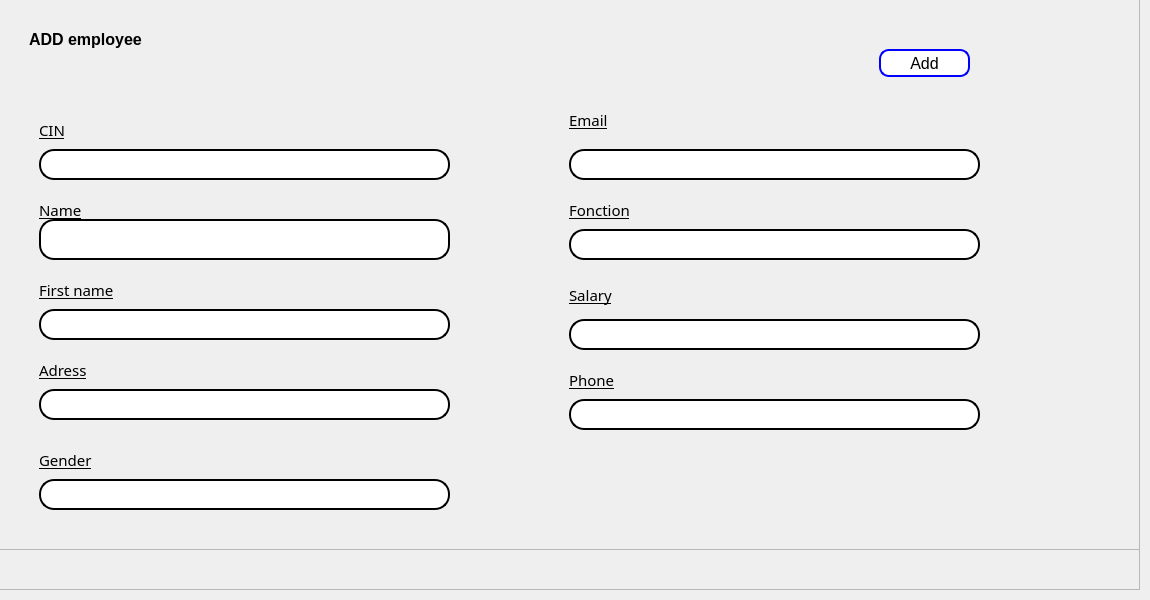
      <widget class="QWidget" name="gestion_employes">
       <attribute name="title">
        <string>Add</string>
       </attribute>
       <widget class="QFrame" name="frame_7">
        <property name="geometry">
         <rect>
          <x>-1</x>
          <y>-1</y>
          <width>1141</width>
          <height>591</height>
         </rect>
        </property>
        <property name="frameShape">
         <enum>QFrame::StyledPanel</enum>
        </property>
        <property name="frameShadow">
         <enum>QFrame::Raised</enum>
        </property>
        <widget class="QFrame" name="frame_8">
         <property name="geometry">
          <rect>
           <x>0</x>
           <y>0</y>
           <width>1141</width>
           <height>551</height>
          </rect>
         </property>
         <property name="frameShape">
          <enum>QFrame::StyledPanel</enum>
         </property>
         <property name="frameShadow">
          <enum>QFrame::Raised</enum>
         </property>
         <widget class="QLabel" name="label_7">
          <property name="geometry">
           <rect>
            <x>30</x>
            <y>20</y>
            <width>191</width>
            <height>41</height>
           </rect>
          </property>
          <property name="font">
           <font>
            <pointsize>12</pointsize>
            <weight>75</weight>
            <bold>true</bold>
           </font>
          </property>
          <property name="text">
           <string>ADD employee</string>
          </property>
         </widget>
         <widget class="QLabel" name="label_8">
          <property name="geometry">
           <rect>
            <x>40</x>
            <y>110</y>
            <width>291</width>
            <height>41</height>
           </rect>
          </property>
          <property name="font">
           <font>
            <family>Myanmar Text</family>
            <pointsize>11</pointsize>
            <underline>true</underline>
           </font>
          </property>
          <property name="text">
           <string>CIN</string>
          </property>
         </widget>
         <widget class="QLineEdit" name="CIN_LE">
          <property name="geometry">
           <rect>
            <x>40</x>
            <y>150</y>
            <width>411</width>
            <height>31</height>
           </rect>
          </property>
          <property name="styleSheet">
           <string notr="true">QLineEdit {
    border: 2px solid black;
    border-radius: 15px;
    padding: 5px;
    background-color: rgba(255, 255, 255);
    color: black;
}

QLineEdit:focus {
    border-color: black;
    background-color: rgba(248, 248, 248, 1);
}
</string>
          </property>
         </widget>
         <widget class="QLabel" name="label_11">
          <property name="geometry">
           <rect>
            <x>40</x>
            <y>190</y>
            <width>291</width>
            <height>41</height>
           </rect>
          </property>
          <property name="font">
           <font>
            <family>Myanmar Text</family>
            <pointsize>11</pointsize>
            <underline>true</underline>
           </font>
          </property>
          <property name="text">
           <string>Name</string>
          </property>
         </widget>
         <widget class="QLineEdit" name="nom_LE">
          <property name="geometry">
           <rect>
            <x>40</x>
            <y>220</y>
            <width>411</width>
            <height>41</height>
           </rect>
          </property>
          <property name="styleSheet">
           <string notr="true">QLineEdit {
    border: 2px solid black;
    border-radius: 15px;
    padding: 10px;
    background-color: rgba(255, 255, 255);
    color: black;
}

QLineEdit:focus {
    border-color: black;
    background-color: rgba(248, 248, 248, 1);
}
</string>
          </property>
         </widget>
         <widget class="QLabel" name="label_19">
          <property name="geometry">
           <rect>
            <x>40</x>
            <y>270</y>
            <width>291</width>
            <height>41</height>
           </rect>
          </property>
          <property name="font">
           <font>
            <family>Myanmar Text</family>
            <pointsize>11</pointsize>
            <underline>true</underline>
           </font>
          </property>
          <property name="text">
           <string>First name</string>
          </property>
         </widget>
         <widget class="QLineEdit" name="prenom_LE">
          <property name="geometry">
           <rect>
            <x>40</x>
            <y>310</y>
            <width>411</width>
            <height>31</height>
           </rect>
          </property>
          <property name="styleSheet">
           <string notr="true">QLineEdit {
    border: 2px solid black;
    border-radius: 15px;
    padding: 5px;
    background-color: rgba(255, 255, 255);
    color: black;
}

QLineEdit:focus {
    border-color: black;
    background-color: rgba(248, 248, 248, 1);
}
</string>
          </property>
         </widget>
         <widget class="QLabel" name="label_21">
          <property name="geometry">
           <rect>
            <x>40</x>
            <y>350</y>
            <width>291</width>
            <height>41</height>
           </rect>
          </property>
          <property name="font">
           <font>
            <family>Myanmar Text</family>
            <pointsize>11</pointsize>
            <underline>true</underline>
           </font>
          </property>
          <property name="text">
           <string>Adress</string>
          </property>
         </widget>
         <widget class="QLineEdit" name="adresse_LE">
          <property name="geometry">
           <rect>
            <x>40</x>
            <y>390</y>
            <width>411</width>
            <height>31</height>
           </rect>
          </property>
          <property name="styleSheet">
           <string notr="true">QLineEdit {
    border: 2px solid black;
    border-radius: 15px;
    padding: 5px;
    background-color: rgba(255, 255, 255);
    color: black;
}

QLineEdit:focus {
    border-color: black;
    background-color: rgba(248, 248, 248, 1);
}
</string>
          </property>
         </widget>
         <widget class="QLineEdit" name="salaire_LE">
          <property name="geometry">
           <rect>
            <x>570</x>
            <y>320</y>
            <width>411</width>
            <height>31</height>
           </rect>
          </property>
          <property name="styleSheet">
           <string notr="true">QLineEdit {
    border: 2px solid black;
    border-radius: 15px;
    padding: 5px;
    background-color: rgba(255, 255, 255);
    color: black;
}

QLineEdit:focus {
    border-color: black;
    background-color: rgba(248, 248, 248, 1);
}
</string>
          </property>
         </widget>
         <widget class="QLabel" name="label_28">
          <property name="geometry">
           <rect>
            <x>570</x>
            <y>280</y>
            <width>291</width>
            <height>31</height>
           </rect>
          </property>
          <property name="font">
           <font>
            <family>Myanmar Text</family>
            <pointsize>11</pointsize>
            <underline>true</underline>
           </font>
          </property>
          <property name="text">
           <string>Salary</string>
          </property>
         </widget>
         <widget class="QLabel" name="label_29">
          <property name="geometry">
           <rect>
            <x>570</x>
            <y>360</y>
            <width>291</width>
            <height>41</height>
           </rect>
          </property>
          <property name="font">
           <font>
            <family>Myanmar Text</family>
            <pointsize>11</pointsize>
            <underline>true</underline>
           </font>
          </property>
          <property name="text">
           <string>Phone</string>
          </property>
         </widget>
         <widget class="QLineEdit" name="telephone_LE">
          <property name="geometry">
           <rect>
            <x>570</x>
            <y>400</y>
            <width>411</width>
            <height>31</height>
           </rect>
          </property>
          <property name="styleSheet">
           <string notr="true">QLineEdit {
    border: 2px solid black;
    border-radius: 15px;
    padding: 5px;
    background-color: rgba(255, 255, 255);
    color: black;
}

QLineEdit:focus {
    border-color: black;
    background-color: rgba(248, 248, 248, 1);
}
</string>
          </property>
         </widget>
         <widget class="QLabel" name="label_30">
          <property name="geometry">
           <rect>
            <x>570</x>
            <y>100</y>
            <width>291</width>
            <height>41</height>
           </rect>
          </property>
          <property name="font">
           <font>
            <family>Myanmar Text</family>
            <pointsize>11</pointsize>
            <underline>true</underline>
           </font>
          </property>
          <property name="text">
           <string>Email</string>
          </property>
         </widget>
         <widget class="QLineEdit" name="email_LE">
          <property name="geometry">
           <rect>
            <x>570</x>
            <y>150</y>
            <width>411</width>
            <height>31</height>
           </rect>
          </property>
          <property name="styleSheet">
           <string notr="true">QLineEdit {
    border: 2px solid black;
    border-radius: 15px;
    padding: 5px;
    background-color: rgba(255, 255, 255);
    color: black;
}

QLineEdit:focus {
    border-color: black;
    background-color: rgba(248, 248, 248, 1);
}
</string>
          </property>
         </widget>
         <widget class="QLabel" name="label_31">
          <property name="geometry">
           <rect>
            <x>570</x>
            <y>190</y>
            <width>291</width>
            <height>41</height>
           </rect>
          </property>
          <property name="font">
           <font>
            <family>Myanmar Text</family>
            <pointsize>11</pointsize>
            <underline>true</underline>
           </font>
          </property>
          <property name="text">
           <string>Fonction</string>
          </property>
         </widget>
         <widget class="QLineEdit" name="fonction_LE">
          <property name="geometry">
           <rect>
            <x>570</x>
            <y>230</y>
            <width>411</width>
            <height>31</height>
           </rect>
          </property>
          <property name="styleSheet">
           <string notr="true">QLineEdit {
    border: 2px solid black;
    border-radius: 15px;
    padding: 5px;
    background-color: rgba(255, 255, 255);
    color: black;
}

QLineEdit:focus {
    border-color: black;
    background-color: rgba(248, 248, 248, 1);
}
</string>
          </property>
         </widget>
         <widget class="QPushButton" name="pushButton_3">
          <property name="geometry">
           <rect>
            <x>880</x>
            <y>50</y>
            <width>91</width>
            <height>28</height>
           </rect>
          </property>
          <property name="styleSheet">
           <string notr="true">QPushButton {
    background-color: #ffffff; /* Fond blanc */
    border: 2px solid blue; /* Bordure bleue */
    border-radius: 10px; /* Coins arrondis */
    padding: 1px 2px; /* Espacement intérieur */
    color: black; /* Couleur du texte */
    font-size: 16px; /* Taille de la police */
    }
   </string>
          </property>
          <property name="text">
           <string>Add</string>
          </property>
         </widget>
         <widget class="QLabel" name="label_32">
          <property name="geometry">
           <rect>
            <x>40</x>
            <y>440</y>
            <width>291</width>
            <height>41</height>
           </rect>
          </property>
          <property name="font">
           <font>
            <family>Myanmar Text</family>
            <pointsize>11</pointsize>
            <underline>true</underline>
           </font>
          </property>
          <property name="text">
           <string>Gender</string>
          </property>
         </widget>
         <widget class="QLineEdit" name="genre_LE">
          <property name="geometry">
           <rect>
            <x>40</x>
            <y>480</y>
            <width>411</width>
            <height>31</height>
           </rect>
          </property>
          <property name="styleSheet">
           <string notr="true">QLineEdit {
    border: 2px solid black;
    border-radius: 15px;
    padding: 5px;
    background-color: rgba(255, 255, 255);
    color: black;
}

QLineEdit:focus {
    border-color: black;
    background-color: rgba(248, 248, 248, 1);
}
</string>
          </property>
         </widget>
         <widget class="QLabel" name="labConnecte">
          <property name="geometry">
           <rect>
            <x>610</x>
            <y>470</y>
            <width>361</width>
            <height>16</height>
           </rect>
          </property>
          <property name="text">
           <string/>
          </property>
         </widget>
        </widget>
       </widget>
      </widget>
